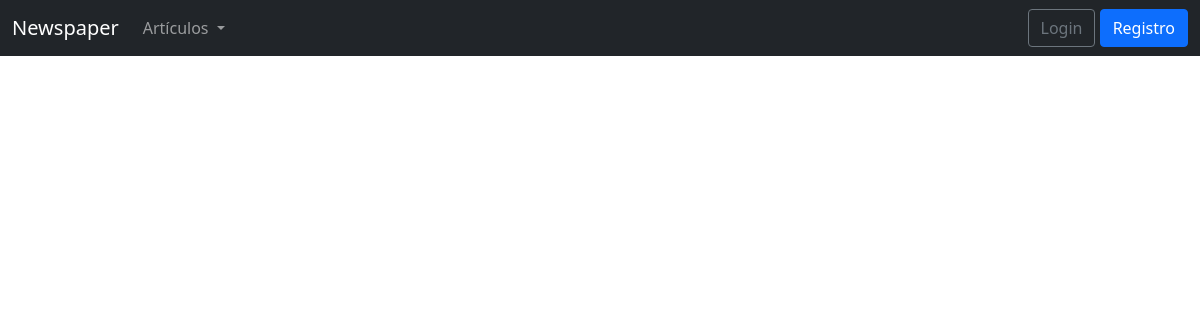
The app's page /articles/, older data.
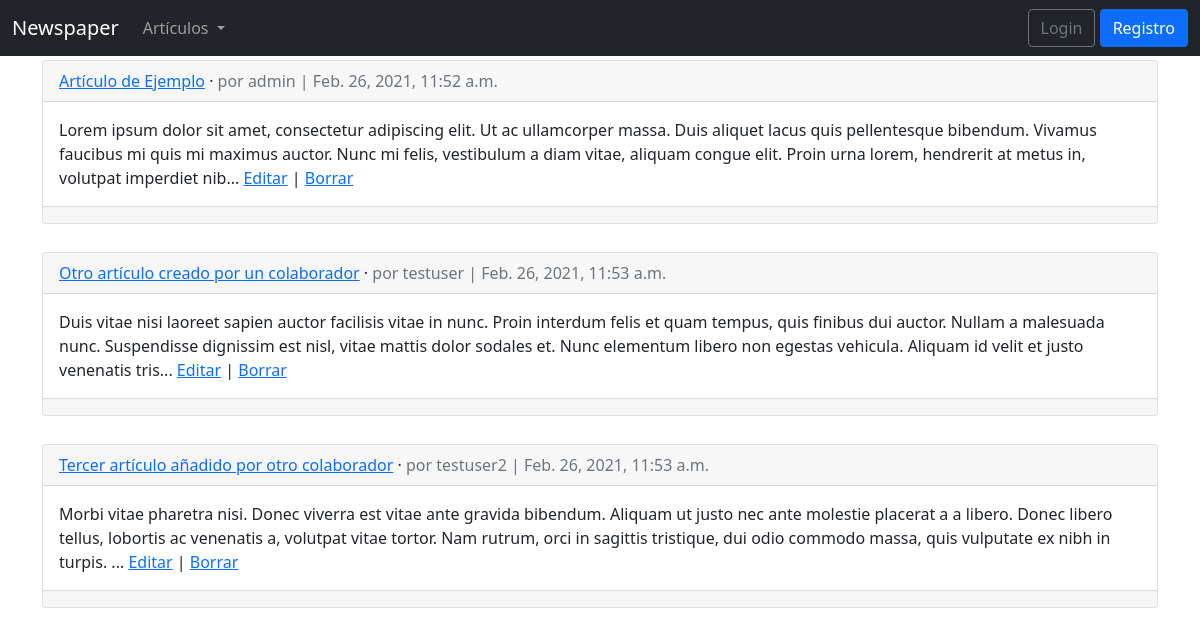
The same page, newer data.
### articles/models.py (models this page shows, shortened)
class Article(models.Model):
    title = models.CharField(max_length=255, verbose_name='Título')
    body = models.TextField(verbose_name='Cuerpo')
    date = models.DateTimeField(auto_now_add=True, verbose_name='Fecha')
    author = models.ForeignKey(
        get_user_model(),
        on_delete=models.CASCADE,
    )

### accounts/models.py (models this page shows)
class CustomUser(AbstractUser):
    age = models.PositiveIntegerField(null=True, blank=True)

### articles/views.py (the view)
# urls.py: path('', ArticleListView.as_view(), name='article_list'),
class ArticleListView(ListView):
    model = Article
    template_name = 'articles/article_list.html'

### templates/articles/article_list.html (shortened to what this page needs)
{% extends 'base.html' %}
{% block content %}
{% for article in object_list %}
<div class="card mt-1">
  <div class="card-header">
    <a href="{% url 'article_detail' article.pk %}"><span class="font-weight-bold">{{ article.title }}</span></a>
    &middot;
    <span class="text-muted"> por {{ article.author }} | {{ article.date }}</span>
  </div>
  <div class="card-body">
    {{ article.body|truncatechars:300 }}
    <a href="{% url 'article_edit' article.pk %}">Editar</a> |
    <a href="{% url 'article_delete' article.pk %}">Borrar</a>
  </div>
  <div class="card-footer text-center text-muted">
  </div>
</div>
<br/>
{% endfor %}
{% endblock content %}

### templates/base.html (shortened to what this page needs)
<!doctype html>
<html lang="en">
<head>
  <link href="https://cdn.jsdelivr.net/npm/bootstrap@5.0.0-beta2/dist/css/bootstrap.min.css" rel="stylesheet"
>
</head>
<body>
<nav class="navbar navbar-expand-lg navbar-dark bg-dark">
  <div class="container-fluid">
    <a class="navbar-brand" href="{% url 'home' %}">Newspaper</a>
    <div class="collapse navbar-collapse" id="navbarSupportedContent">
      <ul class="navbar-nav me-auto mb-2 mb-lg-0">
        <li class="nav-item dropdown">
          <a class="nav-link dropdown-toggle" id="navbarDropdown1" role="button" data-bs-toggle="dropdown" aria-expanded="false" href="#">
            Artículos
          </a>
          </li>
      </ul>
      {% if user.is_authenticated %}
      {% else %}
      <form class="form-inline ml-auto">
        <a href="{% url 'login' %}" class="btn btn-outline-secondary">Login</a>
        <a href="{% url 'signup' %}" class="btn btn-primary ml-2">Registro</a>
      </form>
      {% endif %}
    </div>
  </div>
</nav>
<main>
  <div class="container">
    {% block content %}
    {% endblock content %}
  </div>
</main>
</body>
</html>

Row changes from the older to the newer data that the page shows:
added Article: title "Artículo de Ejemplo", author "admin", date "Feb. 26, 2021, 11:52 a.m.", body "Lorem ipsum dolor sit amet, consectetur adipiscing elit. Ut ac ullamcorper massa. Duis aliquet lacus quis pellentesque bibendum. Vivamus faucibus mi quis mi maximus auctor. Nunc mi felis, vestibulum a diam vitae, aliquam congue elit. Proin urna lorem, hendrerit at metus in, volutpat imperdiet nib..."
added Article: title "Otro artículo creado por un colaborador", author "testuser", date "Feb. 26, 2021, 11:53 a.m.", body "Duis vitae nisi laoreet sapien auctor facilisis vitae in nunc. Proin interdum felis et quam tempus, quis finibus dui auctor. Nullam a malesuada nunc. Suspendisse dignissim est nisl, vitae mattis dolor sodales et. Nunc elementum libero non egestas vehicula. Aliquam id velit et justo venenatis tris..."
added Article: title "Tercer artículo añadido por otro colaborador", author "testuser2", date "Feb. 26, 2021, 11:53 a.m.", body "Morbi vitae pharetra nisi. Donec viverra est vitae ante gravida bibendum. Aliquam ut justo nec ante molestie placerat a a libero. Donec libero tellus, lobortis ac venenatis a, volutpat vitae tortor. Nam rutrum, orci in sagittis tristique, dui odio commodo massa, quis vulputate ex nibh in turpis. ..."
